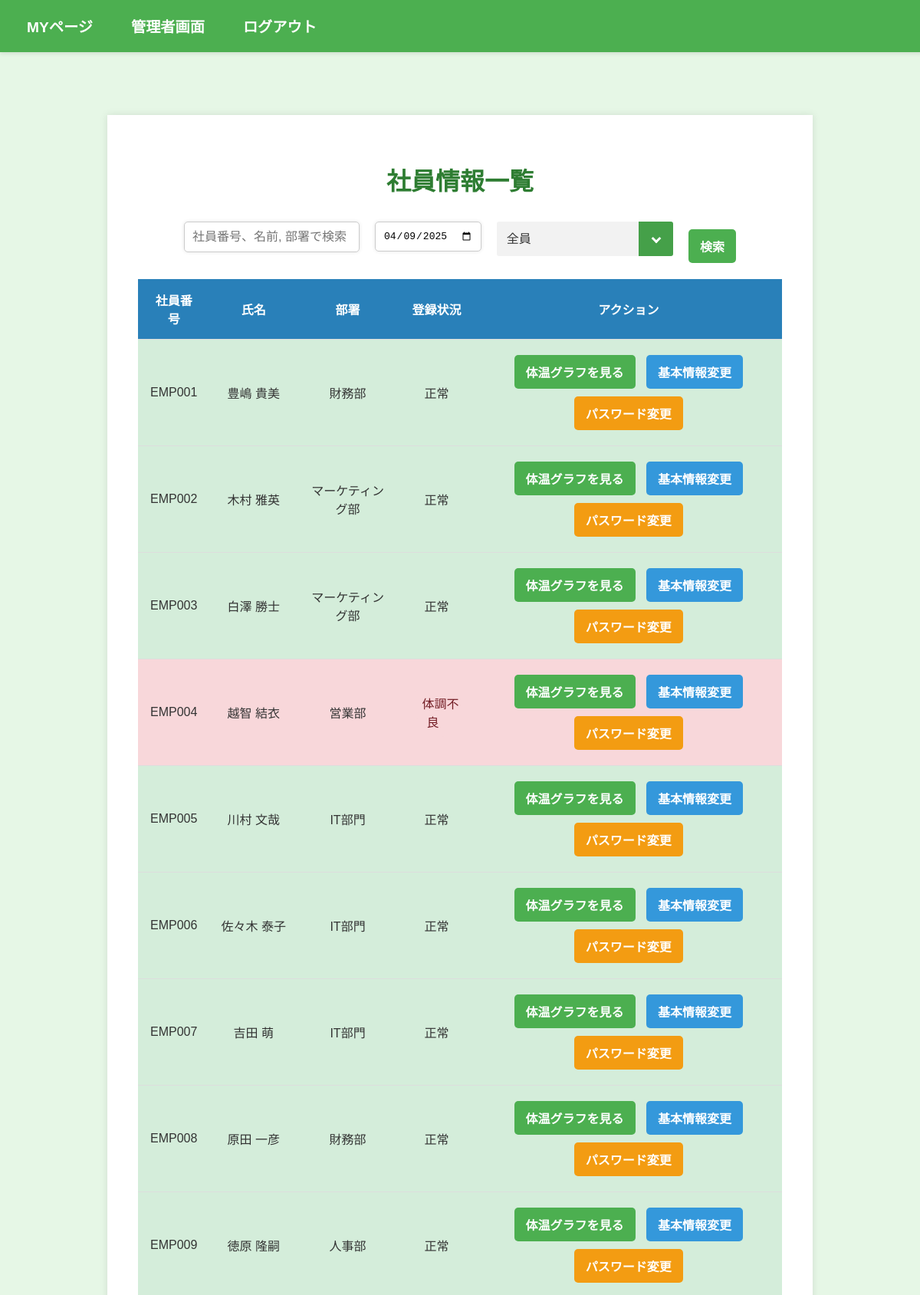
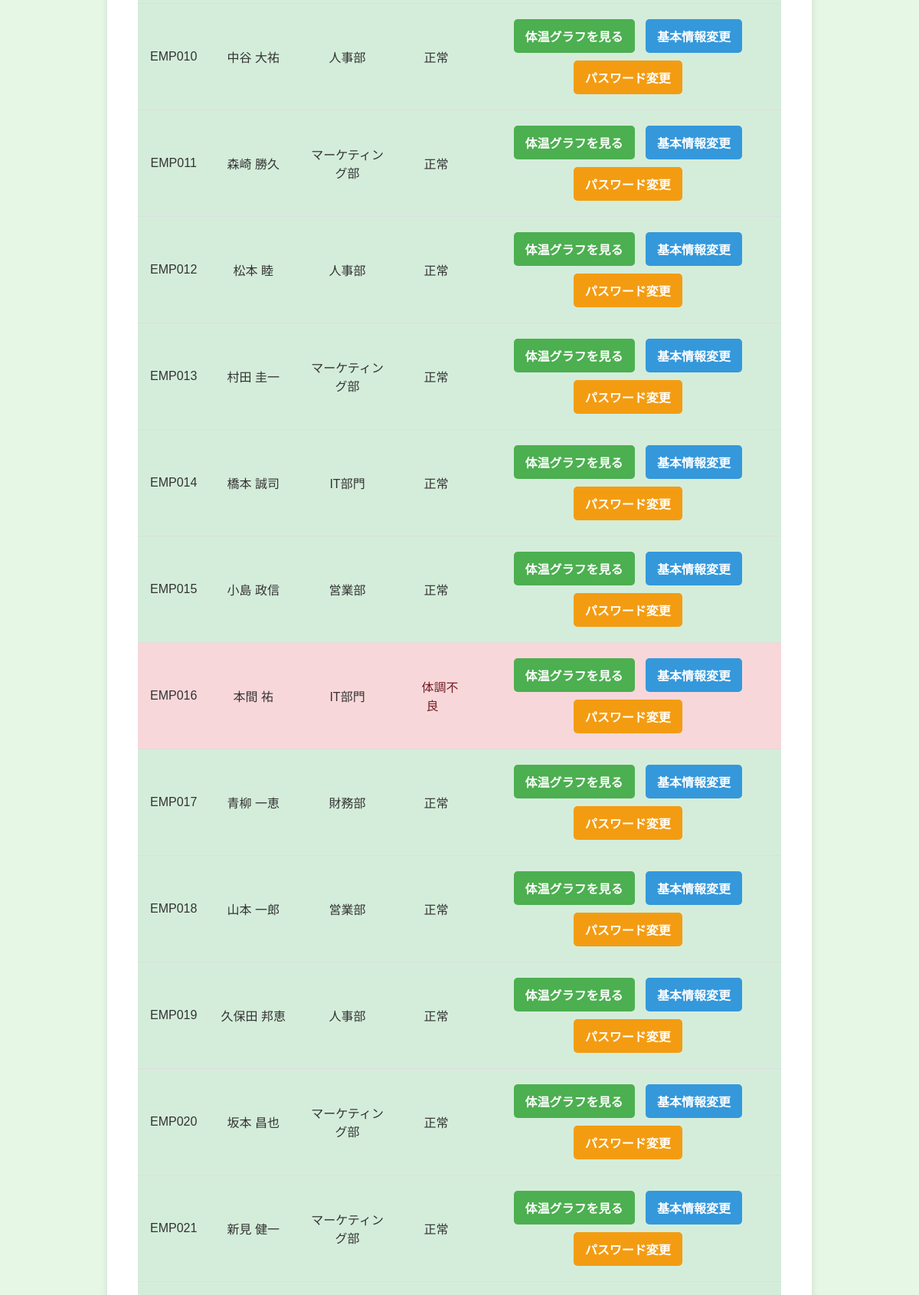
Page /view_employee (signed in, upper part) on the committed database (2 pictures, top to bottom).
### models.py (models this page shows, shortened)
class User(UserMixin, db.Model):
    __tablename__ = 'user'
    id = db.Column(db.Integer, primary_key=True)
    password_hash = db.Column(db.String(128), nullable=False)
    is_admin = db.Column(db.Boolean, default=False)
    employee_number = db.Column(db.String(100), unique=True, nullable=False)
    department = db.Column(db.String(100), nullable=False)
    name = db.Column(db.String(100), nullable=False)
    phone = db.Column(db.String(15), nullable=False)
    email = db.Column(db.String(120), unique=True, nullable=False)

### routes.py (the view)
@app.route("/view_employee", methods=["GET"])
@login_required
def view_employee():
    check_result = check_admin_permission()  # 権限チェック
    if check_result:
        return check_result  # アクセス拒否の場合はリダイレクト
    query = request.args.get('query', '').strip()
    date_query = request.args.get('date', '').strip()
    filter_option = request.args.get('filter', 'all').strip()  # デフォルトは "all"
    if not date_query:
        date_query = datetime.now().strftime('%Y-%m-%d')
    date_query_obj = datetime.strptime(date_query, '%Y-%m-%d').date()
    department_alias = aliased(Department)
    base_query = (
        db.session.query(
            User.id,
            User.employee_number,
            User.department,
            User.name,
            func.coalesce(HealthRecord.flag, literal(2)).label('flag'),  # 未登録者は flag=2
            department_alias.name.label('department_name')
        )
        .outerjoin(HealthRecord, and_(
            HealthRecord.user_id == User.id,
            func.date(HealthRecord.date) == date_query_obj  # 本日の日付でフィルタ
        ))
        .outerjoin(department_alias, User.department == department_alias.abbreviation)
        .filter(
            or_(
                User.employee_number.like(f'%{query}%'),
                User.name.like(f'%{query}%'),
                department_alias.name.like(f'%{query}%')
            )
        )
    )
    if filter_option == "all":
        pass
    elif filter_option == "unregistered":
        base_query = base_query.filter(HealthRecord.id.is_(None))
    elif filter_option == "healthy":
        base_query = base_query.filter(and_(
            HealthRecord.flag == 0,
            HealthRecord.id.isnot(None)  # データが存在することを確認
        ))
    elif filter_option == "unwell":
        base_query = base_query.filter(and_(
            HealthRecord.flag == 1,
            HealthRecord.id.isnot(None)  # データが存在することを確認
        ))
    employees = base_query.distinct(User.id).all()
    if not employees:
        flash('指定された社員は見つかりませんでした。', 'info')
    return render_template(
        'view_employee.html',
        employees=employees,
        today=date_query,
        filter_option=filter_option
    )

### routes.py (called while the page is built)
def check_admin_permission():
    if not current_user.is_admin:
        flash("このページにアクセスする権限がありません。", 'error')
        return redirect(url_for('index'))
    return None  # 管理者の場合は何もしない

@login_manager.user_loader
def load_user(user_id):
    return User.query.get(int(user_id))

### templates/view_employee.html (shortened to what this page needs)
{% extends "base.html" %}
{% block content %}
    <div class="container">
        <h1>社員情報一覧</h1>
        <form method="GET" action="{{ url_for('view_employee') }}" id="employee-search-form" class="d-flex align-items-center mb-3">
            <div class="input-group mb-3 mr-2">
                <input type="text" class="form-control" placeholder="社員番号、名前, 部署で検索" name="query" value="{{ request.args.get('query', '') }}" style="max-width: 400px;">
            </div>
            <div class="input-group mb-3 mr-2">
                <input type="date" class="form-control" id="date-input" name="date" value="{{ request.args.get('date', today) }}" style="max-width: 400px;">
            </div>
            <div class="input-group mb-3  selectbox-1">
                <select class="form-select" name="filter" style="max-width: 200px;">
                    <option value="all" {% if filter_option == 'all' %}selected{% endif %}>全員</option>
                </select>
            </div>
            <div class="search">
                <button class="btn btn-primary" type="submit">検索</button>
            </div>
        </form>
        <table class="table">
            <thead>
                <tr>
                    <th>社員番号</th>
                    <th>氏名</th>
                    <th>部署</th>
                    <th>登録状況</th>
                    <th>アクション</th>
                </tr>
            </thead>
            <tbody>
                {% for employee in employees %}
                <tr
                    {% if employee.flag == 2 %}
                        style="background-color: #fff3cd;"
                    {% elif employee.flag == 1 %}
                        style="background-color: #f8d7da;"
                    {% elif employee.flag == 0 %}
                        style="background-color: #d4edda;"
                    {% endif %}
                >
                    <td>{{ employee.employee_number }}</td>
                    <td>{{ employee.name }}</td>
                    <td>{{ employee.department_name }}</td>
                    <td style="text-align: center;">
                        {% if employee.flag == 2  %}
                            <span class="text-muted">未登録</span>
                        {% elif employee.flag == 1 %}
                            <span class="text-danger">体調不良</span>
                        {% elif employee.flag == 0 %}
                            <span class="text-success">正常</span>
                        {% endif %}
                    </td>
                    <td style="text-align: center;">
                        <a href="{{ url_for('employee_graph', employee_id=employee.id) }}" class="btn btn-primary">体温グラフを見る</a>
                        <a href="{{ url_for('change_info', employee_id=employee.id) }}" class="btn btn-secondary">基本情報変更</a>
                        <a href="{{ url_for('change_password', employee_id=employee.id) }}" class="btn btn-warning">パスワード変更</a>
                    </td>
                </tr>
                {% endfor %}
            </tbody>
        </table>
    </div>
{% endblock %}

### static/css/style.css (style rules this page uses)
body { font-family: Arial, sans-serif; margin: 0; padding: 0; background-color: #e6f7e6; color: #333; }
.container { width: 70%; margin: 150px auto; padding: 40px; background-color: #fff; box-shadow: 0 0 10px rgba(0, 0, 0, 0.1); }
h1, h2 { color: #2e7d32; text-align: center; }
form { margin: 20px 0; text-align: center; }
input { margin: 10px 0; padding: 10px; font-size: 1em; border-radius: 5px; border: 1px solid #a5d6a7; box-shadow: 0 0 5px rgba(0, 0, 0, 0.1); }
select { width: 70%; }
input[type="text"], input[type="password"], input[type="email"] { width: 70%; box-sizing: border-box; }
button, .btn { width: auto; padding: 10px 15px; font-size: 1rem; border-radius: 5px; text-transform: uppercase; font-weight: bold; background-color: #4CAF50; border: none; color: white; }
.table { width: 100%; margin-bottom: 20px; border-collapse: collapse; }
.table th, .table td { padding: 15px; text-align: center; border-bottom: 1px solid #ddd; }
.table th { background-color: #2980b9; color: #fff; }
a.btn { display: inline-block; padding: 10px 15px; margin: 5px; color: #fff; text-decoration: none; border-radius: 5px; }
a.btn-primary, a.btn-success, a.btn-danger, a.btn-warning, a.btn-info { background-color: #4CAF50; }
a.btn-secondary { background-color: #3498db; }
a.btn-warning { background-color: #f39c12; }
.input-group { display: flex; align-items: center; margin-bottom: 20px; }
.input-group .form-control { flex: 1; max-width: 97%; }
.form-control { width: 97%; padding: 10px; margin-bottom: 15px; border-radius: 5px; border: 1px solid #ccc; }
.text-danger, .flash-message { margin-bottom: 15px; padding: 10px; background-color: #f8d7da; color: #721c24; border-radius: 5px; list-style:none; }
.search { padding-top: 20px; }
.selectbox-1 { position: relative; }
.selectbox-1::before, .selectbox-1::after { position: absolute; content: ''; pointer-events: none; }
.selectbox-1::before { display: inline-block; right: 0; width: 2.8em; height: 2.8em; border-radius: 0 3px 3px 0; background-color: #45a049; }
.selectbox-1::after { position: absolute; top: 50%; right: 1.4em; transform: translate(50%, -50%) rotate(45deg); width: 6px; height: 6px; border-bottom: 3px solid #fff; border-right: 3px solid #fff; }
.selectbox-1 select { appearance: none; min-width: 230px; height: 2.8em; padding: .4em 3.6em .4em .8em; border: none; border-radius: 3px; background-color: #f2f2f2; color: #333; font-size: 1em; cursor: pointer; }

### templates/view_employee.html (style rules this page uses)
#employee-search-form { display: flex; align-items: center; justify-content: center; gap: 20px; }
#employee-search-form .input-group { margin-bottom:0px; }

### rows in the picture
User: employee_number "EMP001", name "豊嶋 貴美", department_name "財務部", shows "正常"
User: employee_number "EMP002", name "木村 雅英", department_name "マーケティング部", shows "正常"
User: employee_number "EMP003", name "白澤 勝士", department_name "マーケティング部", shows "正常"
User: employee_number "EMP004", name "越智 結衣", department_name "営業部", shows "体調不良"
User: employee_number "EMP005", name "川村 文哉", department_name "IT部門", shows "正常"
User: employee_number "EMP006", name "佐々木 泰子", department_name "IT部門", shows "正常"
User: employee_number "EMP007", name "吉田 萌", department_name "IT部門", shows "正常"
User: employee_number "EMP008", name "原田 一彦", department_name "財務部", shows "正常"
User: employee_number "EMP009", name "徳原 隆嗣", department_name "人事部", shows "正常"
User: employee_number "EMP010", name "中谷 大祐", department_name "人事部", shows "正常"
User: employee_number "EMP011", name "森崎 勝久", department_name "マーケティング部", shows "正常"
User: employee_number "EMP012", name "松本 睦", department_name "人事部", shows "正常"
User: employee_number "EMP013", name "村田 圭一", department_name "マーケティング部", shows "正常"
User: employee_number "EMP014", name "橋本 誠司", department_name "IT部門", shows "正常"
User: employee_number "EMP015", name "小島 政信", department_name "営業部", shows "正常"
User: employee_number "EMP016", name "本間 祐", department_name "IT部門", shows "体調不良"
User: employee_number "EMP017", name "青柳 一恵", department_name "財務部", shows "正常"
User: employee_number "EMP018", name "山本 一郎", department_name "営業部", shows "正常"
User: employee_number "EMP019", name "久保田 邦恵", department_name "人事部", shows "正常"
User: employee_number "EMP020", name "坂本 昌也", department_name "マーケティング部", shows "正常"
User: employee_number "EMP021", name "新見 健一", department_name "マーケティング部", shows "正常"
